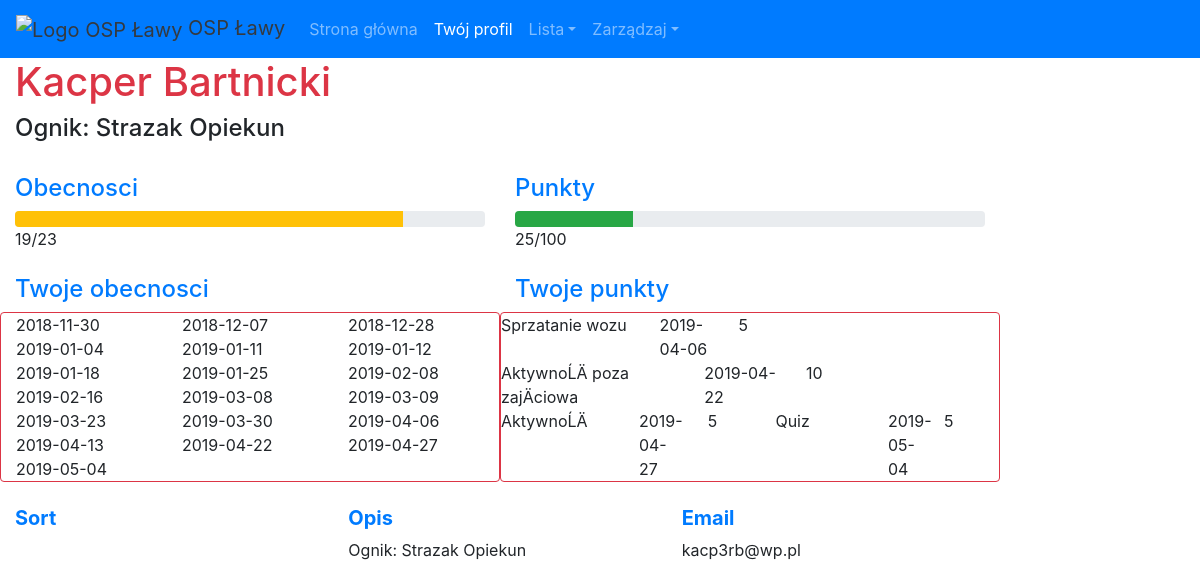
Screenshot of /mdp/twoj-profil (signed in) with the database file from the repository.
### tables this page shows
CREATE TABLE `obecnosci` (
  `id` int(255) NOT NULL,
  `data_spotkania` varchar(255) NOT NULL,
  `Jakub_Centkiewicz` varchar(255) NOT NULL,
  `Tomasz_Wierucki` varchar(255) NOT NULL,
  `Kacper_Bartnicki` varchar(255) NOT NULL,
  `Kamil_Szurko` varchar(255) DEFAULT NULL,
  `Olivier_Dubicki` varchar(255) DEFAULT NULL,
  `Wiktor_Jakubowski` varchar(255) DEFAULT NULL,
  `Jakub_Czekala` varchar(255) DEFAULT NULL,
  `Bartlomiej_Urbanowski` varchar(255) DEFAULT NULL,
  `Gabriela_ZagĂłrska` varchar(255) DEFAULT NULL,
  `Sebastian_ZagĂłrski` varchar(255) DEFAULT NULL,
  `Dominik_Domanski` varchar(255) DEFAULT NULL,
  `Wojciech_Jakubowski` varchar(255) DEFAULT NULL,
  `Ryszard_Wierucki` varchar(255) DEFAULT NULL,
  `Oliwia_Jakubowska` varchar(255) NOT NULL,
  `Dawid_Bartnicki` varchar(255) NOT NULL,
  `Dawid_Baran` varchar(255) DEFAULT NULL
);

CREATE TABLE `aktywnosc` (
  `id` int(255) NOT NULL,
  `kategoria` varchar(255) NOT NULL,
  `data_dodania` varchar(255) NOT NULL,
  `kto` varchar(255) NOT NULL,
  `ilosc_punktow` varchar(255) NOT NULL
);

### mdp/profil.php (the view, shortened to what this page needs)
<!DOCTYPE html>
<html lang="pl_PL">
<head>
    <link rel="stylesheet" href="css/reset.css">
    <link rel="stylesheet" href="css/bootstrap.min.css">
    <link rel="stylesheet" href="css/main.css">
</head>
<body>
    <header>
        <nav class="navbar navbar-expand-sm navbar-dark sticky-top bg-primary sticky">
			<a class="navbar-brand text-dark" class="" href="https://osp-lawy.pl">
                <img src="img/icon.png" alt="Logo OSP Ławy" style="width:40px"> OSP Ławy
            </a>
            <div class="collapse navbar-collapse" id="navbar">
                <ul class="navbar-nav navbar-right mr-auto">
                    <li class="nav-item">
                        <a class="nav-link" href="https://osp-lawy.pl/mdp">Strona główna <span class="sr-only"></span></a>
                    </li>
                    <li class="nav-item">
                        <a class="nav-link active" href="twoj-profil">Twój profil</a>
                    </li>
                    <li class="nav-item dropdown">
                        <a class="nav-link dropdown-toggle" href="#" id="dropdown03" data-toggle="dropdown" aria-haspopup="true" aria-expanded="false">Lista</a>
                    </li>
                    <li class="nav-item dropdown">
                        <a class="nav-link dropdown-toggle" href="#" id="dropdown03" data-toggle="dropdown" aria-haspopup="true" aria-expanded="false">Zarządzaj</a>
                    </li>
                </ul>
                <ul class="navbar-nav navbar-right mr-right">
                    <li class="nav-item">
                        <a class="nav-link" href="konto"><i class="fa fa-user" aria-hidden="true"></i></a>
                    </li>
                    <li class="nav-item">
                        <a class="nav-link" href="wyloguj"><i class="fa fa-sign-out" aria-hidden="true"></i></a>
                    </li>
                </ul>
            </div>
        </nav>
    </header>
    <article>
        <div class="col-md-10 col-centered bg-panel">
            <h1 class="text-danger">
                <?php
                    include("db_login.php");
                    $db = mysqli_connect("$servername", "$username", "$password", "$dbname");
                    echo $_SESSION['kto2'];
                ?>
            </h1>
            <h4>
                <?php
                    echo $_SESSION['ranga'];
                ?>
            </h4>
        </div>
        <br>
        <div class="col-md-10 col-centered bg-panel">
            <div class="row">
                <div class="col-md-6">
                    <?php
                        $sql = "SELECT * FROM obecnosci";
                        $result = mysqli_query($db, $sql);
                        $ile = mysqli_num_rows($result);
                        $procent = 100;
                        echo "<h4 class='text-primary'>Obecnosci</h4>";
                        echo "<div class='progress'><div class='progress-bar bg-warning' role='progressbar' style='min-height: 2vh; width: ".$_SESSION['liczba_obecnosci']/$ile * $procent."%' aria-valuenow='".$_SESSION['liczba_obecnosci']."' aria-valuemin='0' aria-valuemax='".$ile."'></div></div>";
                        echo $_SESSION['liczba_obecnosci']."/".$ile."<br>";
                    ?>
                </div>
                <div class="col-md-6">
                <?php
                        $ile = 100;
                        $procent = 100;
                        echo "<h4 class='text-primary'>Punkty</h4>";
                        echo "<div class='progress'><div class='progress-bar bg-success' role='progressbar' style='min-height: 2vh; width: ".$_SESSION['punkty']/$ile * $procent."%' aria-valuenow='".$_SESSION['punkty']."' aria-valuemin='0' aria-valuemax='".$ile."'></div></div>";
                        echo $_SESSION['punkty']."/".$ile."<br>";
                    ?>
                </div>
            </div>
        </div>
        <br>
        <div class="col-md-10 col-centered bg-panel">
            <div class="row">
                <div class="col-md-6">
                    <h4 class="text-primary">Twoje obecnosci</h4>
                    <div class="row bg-white border border-danger rounded">
                        <?php
                            $kto = $_SESSION['kto'];
                            $sql = "SELECT * FROM `obecnosci` WHERE $kto = 'Tak'";
                            $result = mysqli_query($db, $sql);
                            while($row = mysqli_fetch_array($result, MYSQLI_ASSOC)) {
                            echo "<div class='col-md-4'>".$row['data_spotkania']."</div>";
                            }
                        ?>
                    </div>
                </div>
                <div class="col-md-6">
                    <h4 class="text-primary">Twoje punkty</h4>
                    <div class="row bg-white border border-danger rounded">
                        <?php
                            $kto = $_SESSION['kto2'];
                            $sql = "SELECT * FROM aktywnosc WHERE kto = '$kto'";
                            $result = mysqli_query($db, $sql);
                            while($row = mysqli_fetch_array($result, MYSQLI_ASSOC)) {
                            echo "<div class='row'><div class='col-md-6'>".$row['kategoria']."</div><div class='col-md-3'>".$row['data_dodania']."</div><div class='col-md-3'>".$row['ilosc_punktow']."</div></div><hr>";
                            }
                        ?>
                    </div>
                </div>
            </div>
        </div>
        <br>
        <div class="col-md-10 col-centered bg-panel">
            <div class="row">
                <div class="col-md-4">
                    <p class="font-weight-bold text-primary h5">Sort</p>
                </div>
                <div class="col-md-4">
                    <p class="font-weight-bold text-primary h5">Opis</p>
                    <p><?php echo $_SESSION['opis'] ?></p>
                </div>
                <div class="col-md-4">
                    <p class="font-weight-bold text-primary h5">Email</p>
                    <p><?php echo $_SESSION['email'] ?></p>
                </div>
            </div>
        </div>
    </article>
</body>
</html>

### rows the page displays
obecnosci: data_spotkania "2018-11-30"
obecnosci: data_spotkania "2018-12-07"
obecnosci: data_spotkania "2018-12-28"
obecnosci: data_spotkania "2019-01-04"
obecnosci: data_spotkania "2019-01-11"
obecnosci: data_spotkania "2019-01-12"
obecnosci: data_spotkania "2019-01-18"
obecnosci: data_spotkania "2019-01-25"
obecnosci: data_spotkania "2019-02-08"
obecnosci: data_spotkania "2019-02-16"
obecnosci: data_spotkania "2019-03-08"
obecnosci: data_spotkania "2019-03-09"
obecnosci: data_spotkania "2019-03-23"
obecnosci: data_spotkania "2019-03-30"
obecnosci: data_spotkania "2019-04-06"
obecnosci: data_spotkania "2019-04-13"
obecnosci: data_spotkania "2019-04-22"
obecnosci: data_spotkania "2019-04-27"
obecnosci: data_spotkania "2019-05-04"
aktywnosc: kategoria "Sprzatanie wozu", data_dodania "2019-04-06", ilosc_punktow "5"
aktywnosc: kategoria "AktywnoĹÄ poza zajÄciowa", data_dodania "2019-04-22", ilosc_punktow "10"
aktywnosc: kategoria "AktywnoĹÄ", data_dodania "2019-04-27", ilosc_punktow "5"
aktywnosc: kategoria "Quiz", data_dodania "2019-05-04", ilosc_punktow "5"

### other values shown
$_SESSION['kto2'] "Kacper Bartnicki"
$_SESSION['ranga'] "Ognik: Strazak Opiekun"
$_SESSION['liczba_obecnosci'] "19"
$ile "23"
$_SESSION['punkty'] "25"
$ile "100"
$_SESSION['opis'] "Ognik: Strazak Opiekun"
$_SESSION['email'] "kacp3rb@wp.pl"
